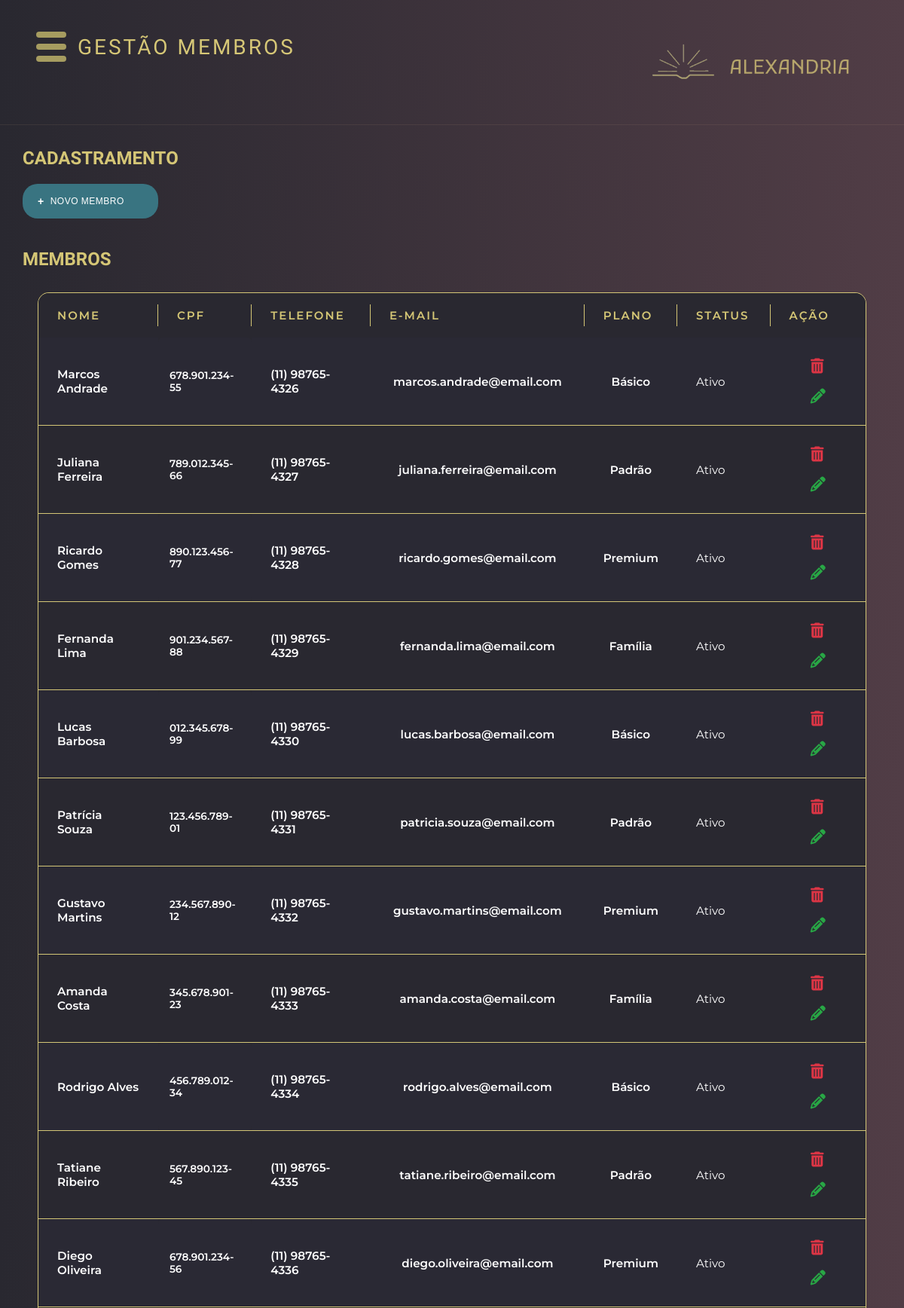
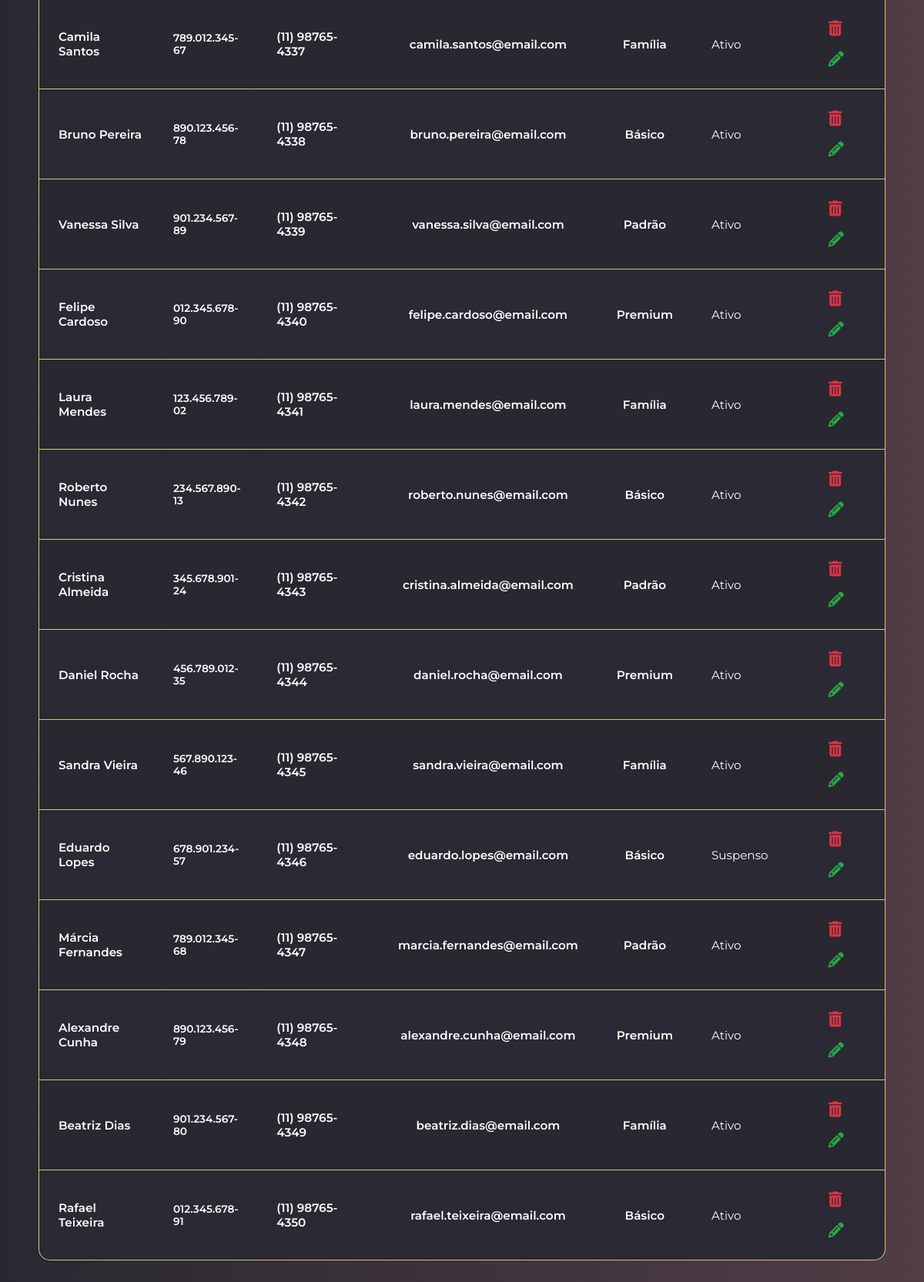
Page /template/gestao/membro-gestao.php on the earlier database version (2 pictures, top to bottom).
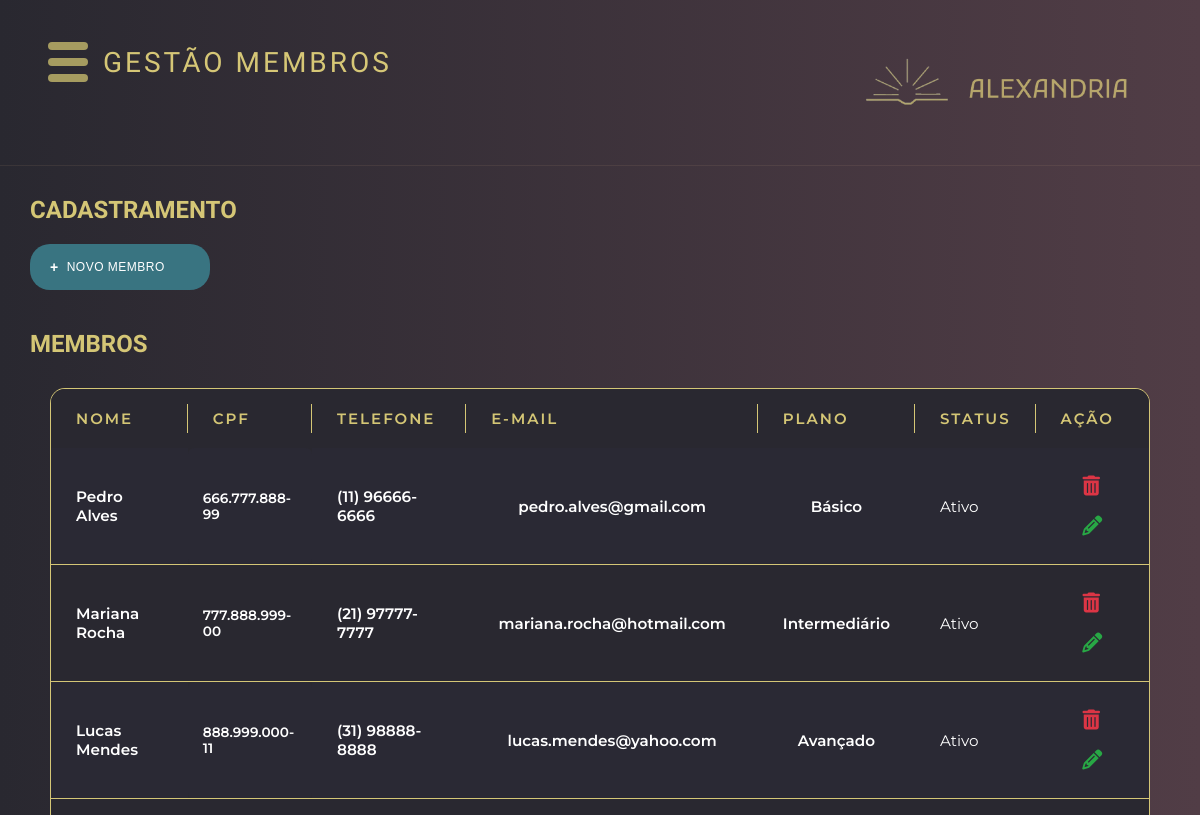
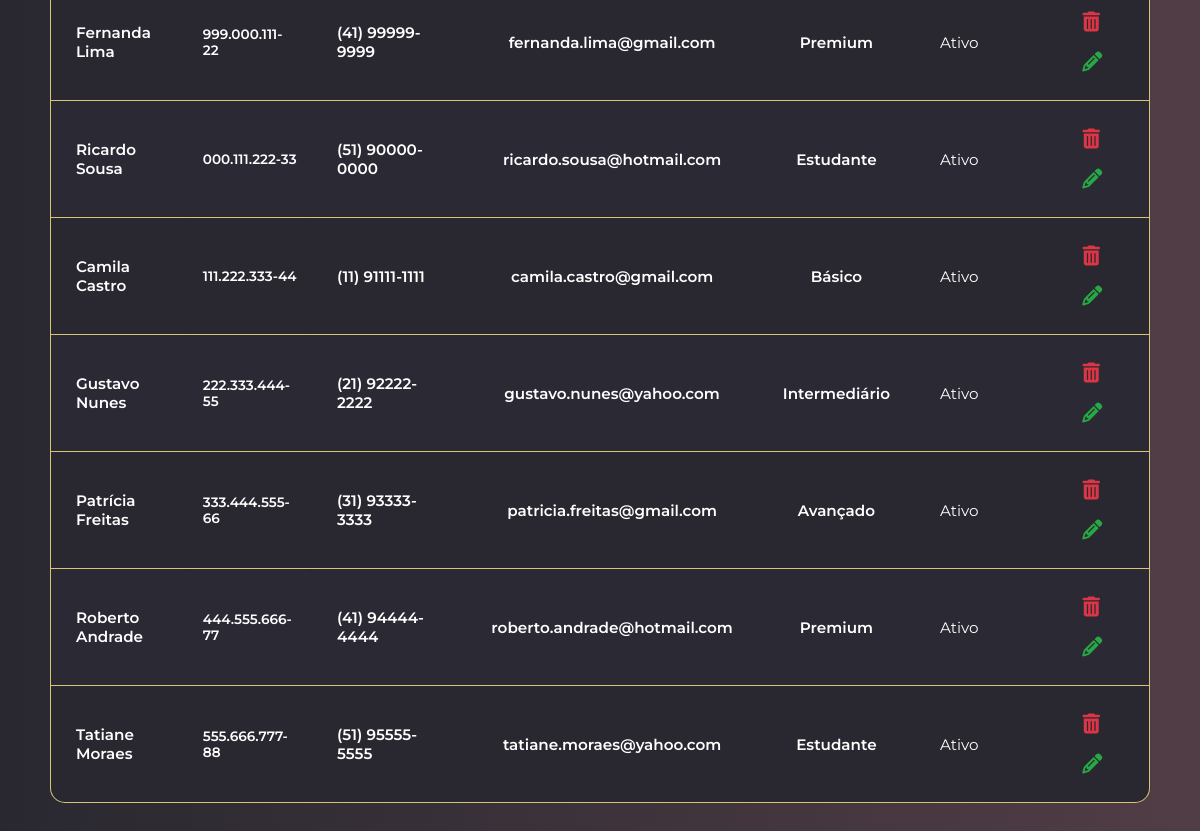
Same page on the later database version (2 pictures, top to bottom).
### tables this page shows
CREATE TABLE MEMBRO (
 pk_mem INT PRIMARY KEY auto_increment,
 mem_nome VARCHAR(250) not null,
 mem_cpf VARCHAR(14) unique not null,
 mem_senha VARCHAR(250) not null,
 mem_email VARCHAR(250),
 mem_telefone VARCHAR(16),
 mem_dataInscricao DATE,
 mem_status ENUM('Ativo', 'Suspenso'),
 fk_plan INT,
 FOREIGN KEY(fk_plan) references PLANO(pk_plan) on delete restrict on update cascade
);

CREATE TABLE PLANO ( 
 pk_plan INT PRIMARY KEY auto_increment,
 plan_nome VARCHAR(100) not null,
 plan_valor DECIMAL(10,2),
 plan_duracao VARCHAR(50),
 plan_descricao VARCHAR(3000),
 plan_limite_emp INT default 2
);

### funcoes.php (called while the page is built, shortened)
<?php
function conectaBd() {
    $conexao = conectarBanco();
    return $conexao;
}
function listar($tabela) {
    $conexao = conectaBd();
    $stmt = $conexao->prepare("SELECT * FROM $tabela");
    $stmt->execute();
    $variavel = $stmt->fetchAll();
    return $variavel;
}
function selecionarPorId($tabela, $id, $chavePrimaria) {
    $conexao = conectaBd();
    $stmt = $conexao-> prepare("SELECT * FROM $tabela WHERE $chavePrimaria = :id");
    $stmt-> bindParam(":id", $id, PDO::PARAM_INT);
    $stmt-> execute();
    $variavel = $stmt-> fetch(PDO::FETCH_ASSOC);
    return $variavel;
}
?>

### template/gestao/membro-gestao.php (the view, shortened to what this page needs)
<?php
require_once "../../funcoes.php";
$membros = listar('membro');
include '../header.php';
?>
<main class="main-content">
    <div class="titulo">
        <h2>CADASTRAMENTO</h2>
    </div>
    <div class="top-section">
        <div class="actions-section">
            <button class="action-btn" onclick="abrePopup('popupCadastroMembro')"><span class="plus-icon">+</span>NOVO MEMBRO</button>
        </div>
    </div>
    <div class = "titulo">
        <h2>Membros</h2>
    </div>
    <div class='titleliv'>
        <div class="tabela">
            <div class="tisch">
                <table>
                    <tr>
                        <th>Nome</th>
                        <th>CPF</th>
                        <th>Telefone</th>
                        <th>E-mail</th>
                        <th>Plano</th>
                        <th>Status</th>
                        <th>Ação</th>
                    </tr>
                    <?php foreach ($membros as $membro):
                        $plano = selecionarPorId('plano', $membro['fk_plan'], 'pk_plan');
                    ?>
                        <tr>
                            <td><?= htmlspecialchars($membro["mem_nome"]) ?></td>
                            <td><?= htmlspecialchars($membro["mem_cpf"]) ?></td>
                            <td><?= htmlspecialchars($membro["mem_telefone"]) ?></td>
                            <td><?= htmlspecialchars($membro["mem_email"]) ?></td>
                            <td><?= htmlspecialchars($plano["plan_nome"]) ?></td>
                            <td><?= htmlspecialchars($membro["mem_status"]) ?></td>
                            <td>
                                <form method="POST" style="display: inline;">
                                    <button type="submit" style="background: none; border: none; padding: 0; cursor: pointer;"
                                            onclick="return confirm('Tem certeza que deseja excluir este membro?')">
                                        <i class='fas fa-trash-alt' style="font-size: 20px; color: #a69c60; margin-right: 7px;"></i>
                                    </button>
                                </form>
                                <button onclick="location.href='?id=<?= $membro['pk_mem'] ?>#editarMembro'"
                                        style="background: none; border: none; padding: 0; cursor: pointer;">
                                    <i class="fas fa-pencil-alt" style="font-size: 20px; color: #a69c60;"></i>
                                </button>
                            </td>
                        </tr>
                    <?php endforeach; ?>
                </table>
            </div>
        </div>
    </div>
</main>
</body>
</html>

Differences in the rows shown:
removed membro: mem_nome "Diego Oliveira", mem_cpf "678.901.234-56", mem_telefone "(11) 98765-4336", mem_email "diego.oliveira@email.com", fk_plan.plan_nome "Premium", mem_status "Ativo"
removed membro: mem_nome "Camila Santos", mem_cpf "789.012.345-67", mem_telefone "(11) 98765-4337", mem_email "camila.santos@email.com", fk_plan.plan_nome "Família", mem_status "Ativo"
removed membro: mem_nome "Bruno Pereira", mem_cpf "890.123.456-78", mem_telefone "(11) 98765-4338", mem_email "bruno.pereira@email.com", fk_plan.plan_nome "Básico", mem_status "Ativo"
removed membro: mem_nome "Vanessa Silva", mem_cpf "901.234.567-89", mem_telefone "(11) 98765-4339", mem_email "vanessa.silva@email.com", fk_plan.plan_nome "Padrão", mem_status "Ativo"
removed membro: mem_nome "Felipe Cardoso", mem_cpf "012.345.678-90", mem_telefone "(11) 98765-4340", mem_email "felipe.cardoso@email.com", fk_plan.plan_nome "Premium", mem_status "Ativo"
removed membro: mem_nome "Laura Mendes", mem_cpf "123.456.789-02", mem_telefone "(11) 98765-4341", mem_email "laura.mendes@email.com", fk_plan.plan_nome "Família", mem_status "Ativo"
removed membro: mem_nome "Roberto Nunes", mem_cpf "234.567.890-13", mem_telefone "(11) 98765-4342", mem_email "roberto.nunes@email.com", fk_plan.plan_nome "Básico", mem_status "Ativo"
removed membro: mem_nome "Cristina Almeida", mem_cpf "345.678.901-24", mem_telefone "(11) 98765-4343", mem_email "cristina.almeida@email.com", fk_plan.plan_nome "Padrão", mem_status "Ativo"
removed membro: mem_nome "Daniel Rocha", mem_cpf "456.789.012-35", mem_telefone "(11) 98765-4344", mem_email "daniel.rocha@email.com", fk_plan.plan_nome "Premium", mem_status "Ativo"
removed membro: mem_nome "Sandra Vieira", mem_cpf "567.890.123-46", mem_telefone "(11) 98765-4345", mem_email "sandra.vieira@email.com", fk_plan.plan_nome "Família", mem_status "Ativo"
removed membro: mem_nome "Eduardo Lopes", mem_cpf "678.901.234-57", mem_telefone "(11) 98765-4346", mem_email "eduardo.lopes@email.com", fk_plan.plan_nome "Básico", mem_status "Suspenso"
removed membro: mem_nome "Márcia Fernandes", mem_cpf "789.012.345-68", mem_telefone "(11) 98765-4347", mem_email "marcia.fernandes@email.com", fk_plan.plan_nome "Padrão", mem_status "Ativo"
removed membro: mem_nome "Alexandre Cunha", mem_cpf "890.123.456-79", mem_telefone "(11) 98765-4348", mem_email "alexandre.cunha@email.com", fk_plan.plan_nome "Premium", mem_status "Ativo"
removed membro: mem_nome "Beatriz Dias", mem_cpf "901.234.567-80", mem_telefone "(11) 98765-4349", mem_email "beatriz.dias@email.com", fk_plan.plan_nome "Família", mem_status "Ativo"
removed membro: mem_nome "Rafael Teixeira", mem_cpf "012.345.678-91", mem_telefone "(11) 98765-4350", mem_email "rafael.teixeira@email.com", fk_plan.plan_nome "Básico", mem_status "Ativo"
changed membro: mem_nome "Marcos Andrade" → "Pedro Alves"; mem_cpf "678.901.234-55" → "666.777.888-99"; mem_telefone "(11) 98765-4326" → "(11) 96666-6666"; mem_email "marcos.andrade@email.com" → "pedro.alves@gmail.com"
changed membro: mem_nome "Juliana Ferreira" → "Mariana Rocha"; mem_cpf "789.012.345-66" → "777.888.999-00"; mem_telefone "(11) 98765-4327" → "(21) 97777-7777"; mem_email "juliana.ferreira@email.com" → "mariana.rocha@hotmail.com"; fk_plan.plan_nome "Padrão" → "Intermediário"
changed membro: mem_nome "Ricardo Gomes" → "Lucas Mendes"; mem_cpf "890.123.456-77" → "888.999.000-11"; mem_telefone "(11) 98765-4328" → "(31) 98888-8888"; mem_email "ricardo.gomes@email.com" → "lucas.mendes@yahoo.com"; fk_plan.plan_nome "Premium" → "Avançado"
changed membro "Fernanda Lima": mem_cpf "901.234.567-88" → "999.000.111-22"; mem_telefone "(11) 98765-4329" → "(41) 99999-9999"; mem_email "fernanda.lima@email.com" → "fernanda.lima@gmail.com"; fk_plan.plan_nome "Família" → "Premium"
changed membro: mem_nome "Lucas Barbosa" → "Ricardo Sousa"; mem_cpf "012.345.678-99" → "000.111.222-33"; mem_telefone "(11) 98765-4330" → "(51) 90000-0000"; mem_email "lucas.barbosa@email.com" → "ricardo.sousa@hotmail.com"; fk_plan.plan_nome "Básico" → "Estudante"
changed membro: mem_nome "Patrícia Souza" → "Camila Castro"; mem_cpf "123.456.789-01" → "111.222.333-44"; mem_telefone "(11) 98765-4331" → "(11) 91111-1111"; mem_email "patricia.souza@email.com" → "camila.castro@gmail.com"; fk_plan.plan_nome "Padrão" → "Básico"
changed membro: mem_nome "Gustavo Martins" → "Gustavo Nunes"; mem_cpf "234.567.890-12" → "222.333.444-55"; mem_telefone "(11) 98765-4332" → "(21) 92222-2222"; mem_email "gustavo.martins@email.com" → "gustavo.nunes@yahoo.com"; fk_plan.plan_nome "Premium" → "Intermediário"
changed membro: mem_nome "Amanda Costa" → "Patrícia Freitas"; mem_cpf "345.678.901-23" → "333.444.555-66"; mem_telefone "(11) 98765-4333" → "(31) 93333-3333"; mem_email "amanda.costa@email.com" → "patricia.freitas@gmail.com"; fk_plan.plan_nome "Família" → "Avançado"
changed membro: mem_nome "Rodrigo Alves" → "Roberto Andrade"; mem_cpf "456.789.012-34" → "444.555.666-77"; mem_telefone "(11) 98765-4334" → "(41) 94444-4444"; mem_email "rodrigo.alves@email.com" → "roberto.andrade@hotmail.com"; fk_plan.plan_nome "Básico" → "Premium"
changed membro: mem_nome "Tatiane Ribeiro" → "Tatiane Moraes"; mem_cpf "567.890.123-45" → "555.666.777-88"; mem_telefone "(11) 98765-4335" → "(51) 95555-5555"; mem_email "tatiane.ribeiro@email.com" → "tatiane.moraes@yahoo.com"; fk_plan.plan_nome "Padrão" → "Estudante"
